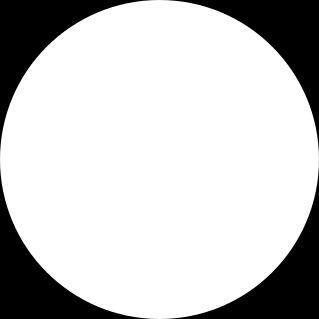
#> input picture PythonPlayground/WhiteOnBlack.png, 319 x 319 px
$ python PhaseProblem.py
#> lines starting #> are read from the running program, lines starting #| are printed output that depends on the picture
'''
Created on 2 Dec 2015

@author: wnm24546
'''

from scipy import fftpack
from PIL import Image

import matplotlib.pyplot as plt
import numpy as np
plt.close('all')


def makeFig(n, imageFile):
#> called with n = 1, imageFile = './WhiteOnBlack.png'
    img = Image.open(imageFile)
#> img is the input picture: PIL image 319x319 RGBA; mean R, G, B, A 200.3, 200.3, 200.3, 255
    dat = np.asarray(img)
    fft = fftpack.fft2(dat)

    fig=plt.figure(n)
    plt.subplot(121)
    plt.imshow(img)
    plt.subplot(122)
    plt.imshow(np.abs(fft))
    fig.show()
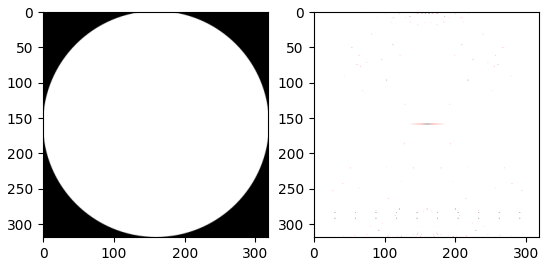
#> figure drawn by matplotlib, 2 panels

makeFig(1, "./WhiteOnBlack.png")
makeFig(2, "./BlackOnWhite.png")
#> call 2 of makeFig, with n = 2, imageFile = './BlackOnWhite.png'
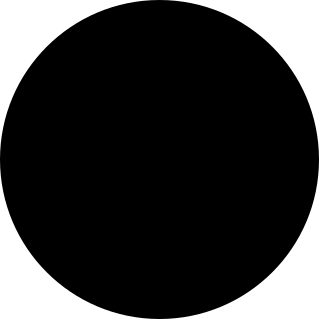
#> input picture PythonPlayground/BlackOnWhite.png, 319 x 319 px
#> in makeFig, img is the input picture: PIL image 319x319 RGBA; mean R, G, B, A 54.7, 54.7, 54.7, 255
#> in makeFig (call 2), `fig.show()`:
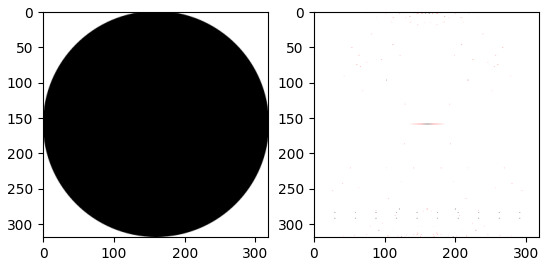
#> figure drawn by matplotlib, 2 panels
plt.show()
